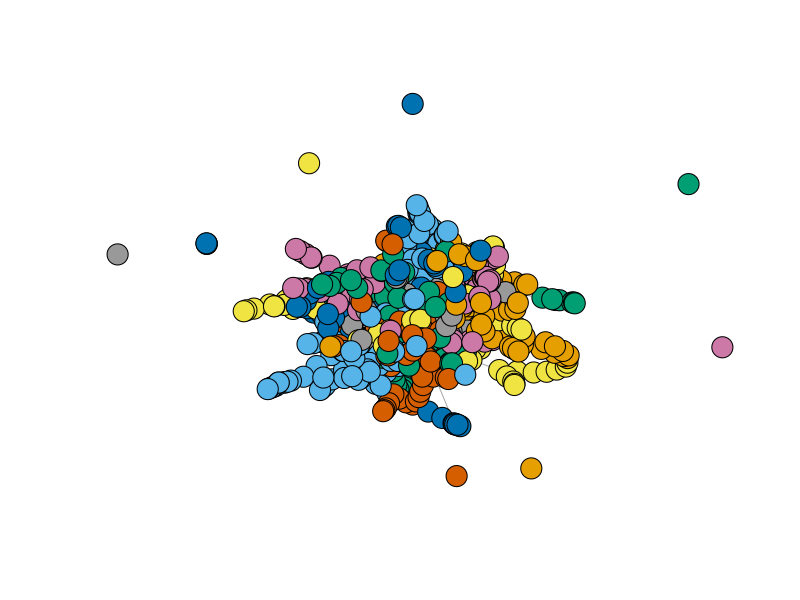
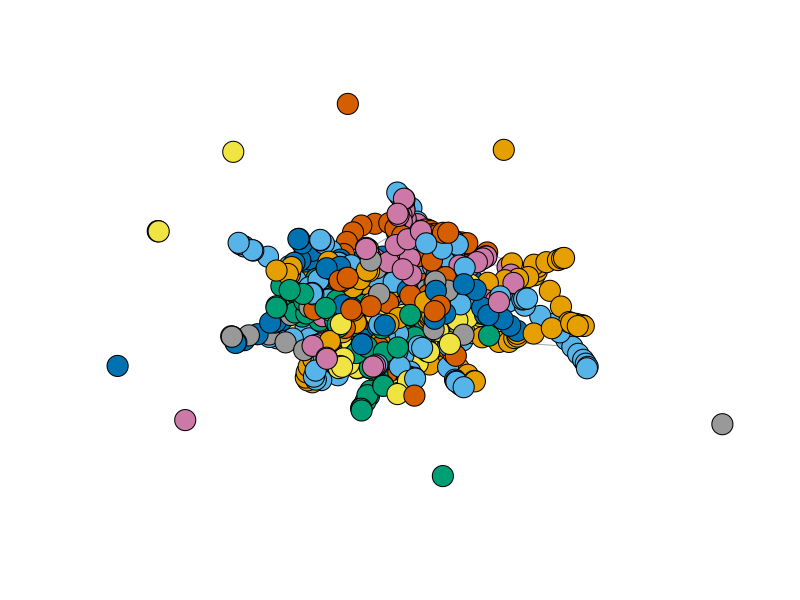

The R script that drew these images, in order:
## ---- chunk 1
library(igraph)
require(igraph)
## ---- chunk 2
eue.data = read.csv('eur.csv',header = F)
eur_data =  graph.data.frame(eue.data,directed = F)
## ---- chunk 3
eur_data = simplify(eur_data)
## ---- chunk 4
bet = betweenness(eur_data)
bet = sort(bet,decreasing = T)
## ---- chunk 5
names(bet[1])
## ---- chunk 6
close = closeness(eur_data)
close = sort(close, decreasing = T)
## ---- chunk 7
names(close[1])
## ---- chunk 8
eigen = evcent(eur_data)
eigen = sort(eigen$vector, decreasing = T)
## ---- chunk 9
names(eigen[1])
## ---- chunk 10
girvan = edge.betweenness.community(eur_data)
## ---- chunk 11
membership_girvan = membership(girvan)
plot(eur_data, vertex.size=7, vertex.label=NA,vertex.color=membership_girvan, asp=FALSE)
## ---- chunk 12
max(levels(as.factor(membership_girvan)))
## ---- chunk 13
summary(as.factor(membership_girvan))
## ---- chunk 14
girvan$modularity
## ---- chunk 15
multi = multilevel.community(eur_data)
## ---- chunk 16
membership_multi = membership(multi)
plot(eur_data, vertex.size=7, vertex.label=NA,vertex.color=membership_multi, asp=FALSE)
## ---- chunk 17
max(levels(as.factor(membership_multi)))
## ---- chunk 18
summary(as.factor(membership_multi))
## ---- chunk 19
multi$modularity
